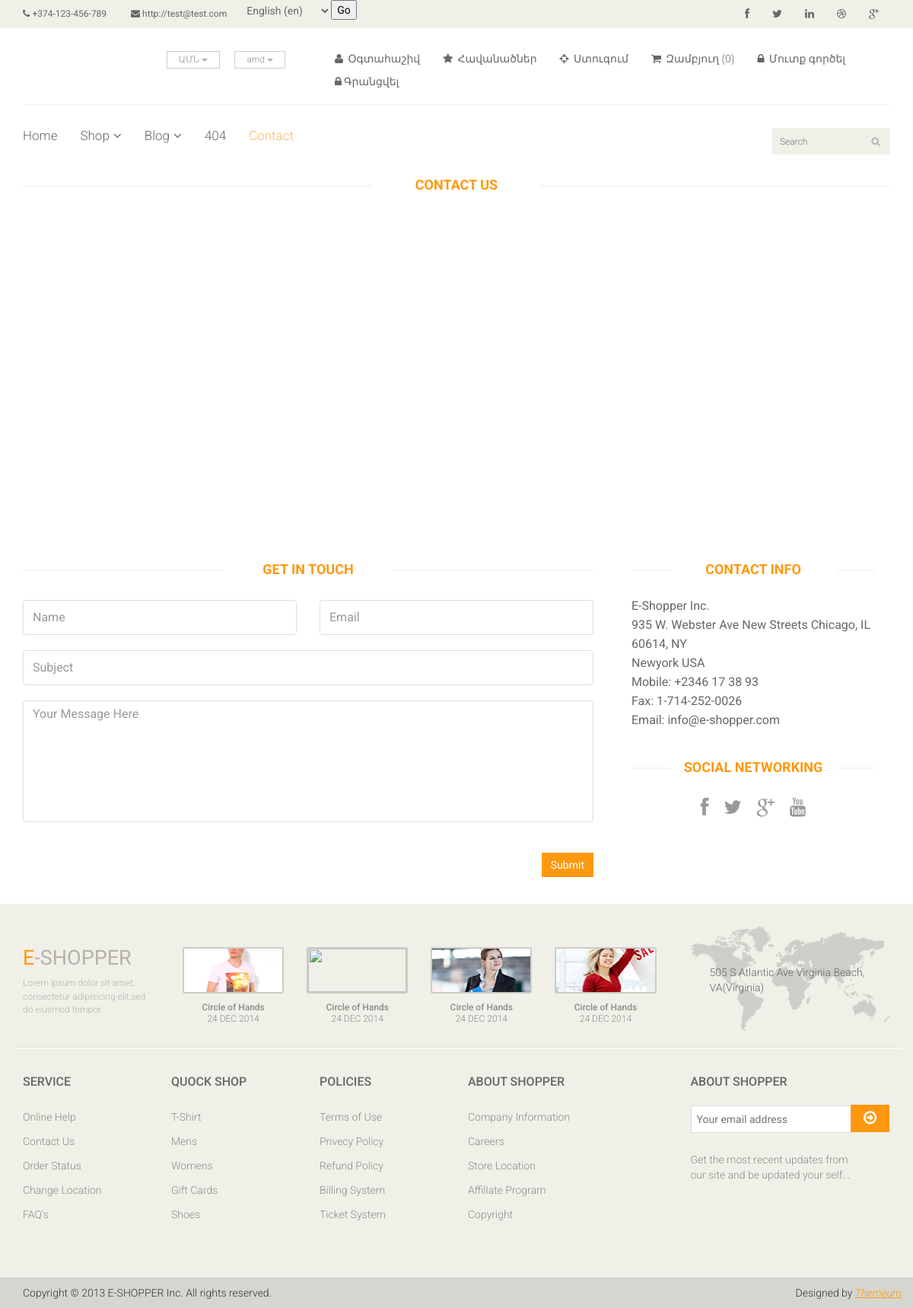
The page /contact-us/ on the database its author committed.
### main/models.py (models this page shows, shortened)
class HeaderInfo(models.Model):
    name = models.CharField('Site name', max_length=50)
    phone = models.CharField('Phone number', max_length=50)
    email = models.URLField('Email adress', null=True)
    img = models.ImageField('Logo', upload_to='images')
    facebook = models.URLField('Facebook link', blank=True)
    twitter = models.URLField('Twitter link', blank=True)
    linkedin = models.URLField('Linkedin link', blank=True)
    dribbble = models.URLField('Dribbble link', blank=True)
    google_plus = models.URLField('Google-plus link', blank=True)
    country1 = models.CharField('Country 1', max_length=50, blank=True)
    country2 = models.CharField('Country 2', max_length=50, blank=True)
    country3 = models.CharField('Country 3', max_length=50, blank=True)
    curency1 = models.CharField('Curency 1', max_length=50, blank=True)
    curency2 = models.CharField('Curency 2', max_length=50, blank=True)
    curency3 = models.CharField('Curency 3', max_length=50, blank=True)
    account = models.CharField('Account', max_length=50)
    wishlist = models.CharField('wishlist', max_length=50)
    checkout = models.CharField('checkout', max_length=50)
    cart = models.CharField('cart', max_length=50)
    login = models.CharField('login', max_length=50)
    logout = models.CharField('logout', max_length=50)
    signup = models.CharField('signup', max_length=50)
    class Meta:
        verbose_name = 'HeaderInfo'
        verbose_name_plural = 'HeaderInfo'

class Curency(models.Model):
    name = models.CharField('Curency name', default='usd', max_length=20)
    kurs_amd = models.PositiveIntegerField('AMD kurs')
    class Meta:
        verbose_name = 'Curency'
        verbose_name_plural = 'Curency'

### main/views.py (the view)
# urls.py: path('contact-us/',views.contact_us,name = 'contact-us'),
def contact_us(request):
    headerinfo = HeaderInfo.objects.all()[0]
    contactus = ContactUs.objects.all()
    cur = Curency.objects.all()[0]
    cart_list = Cart.objects.all()
    if request.method == 'POST':
        form = ContactForm(request.POST)
        if form.is_valid():
            ContactUs.objects.create(**form.cleaned_data)
            return redirect('contact-us')
    else:
        form = ContactForm()
    return render(request,'main/contact-us.html', context={
	   'headerinfo':headerinfo,
	   'act':'contact_us',
        'contactus':contactus,
        'cur':cur,
        'cart_list':cart_list
    })

### main/templates/main/contact-us.html (shortened to what this page needs)
{% extends 'main/base.html' %}
{% block body %}
{% load static %}
	 <div id="contact-page" class="container">
    	<div class="bg">
	    	<div class="row">
	    		<div class="col-sm-12">
					<h2 class="title text-center">Contact <strong>Us</strong></h2>
					<div id="gmap" class="contact-map">
					</div>
				</div>
			</div>
    		<div class="row">
	    		<div class="col-sm-8">
	    			<div class="contact-form">
	    				<h2 class="title text-center">Get In Touch</h2>
				    	<form id="main-contact-form" class="contact-form row" name="contact-form" method="post">
				            <div class="form-group col-md-6">
				                <input type="text" name="name" class="form-control" required="required" placeholder="Name">
				            </div>
				            <div class="form-group col-md-6">
				                <input type="email" name="email" class="form-control" required="required" placeholder="Email">
				            </div>
				            <div class="form-group col-md-12">
				                <input type="text" name="subject" class="form-control" required="required" placeholder="Subject">
				            </div>
				            <div class="form-group col-md-12">
				                <textarea name="message" id="message" required="required" class="form-control" rows="8" placeholder="Your Message Here"></textarea>
				            </div>
				            <div class="form-group col-md-12">
				                <input type="submit" name="submit" class="btn btn-primary pull-right" value="Submit">
				            </div>
				        </form>
	    			</div>
	    		</div>
	    		<div class="col-sm-4">
	    			<div class="contact-info">
	    				<h2 class="title text-center">Contact Info</h2>
	    				<address>
	    					<p>E-Shopper Inc.</p>
							<p>935 W. Webster Ave New Streets Chicago, IL 60614, NY</p>
							<p>Newyork USA</p>
							<p>Mobile: +2346 17 38 93</p>
							<p>Fax: 1-714-252-0026</p>
							<p>Email: info@e-shopper.com</p>
	    				</address>
	    				<div class="social-networks">
	    					<h2 class="title text-center">Social Networking</h2>
							<ul>
								<li>
									<a href="#"><i class="fa fa-facebook"></i></a>
								</li>
								<li>
									<a href="#"><i class="fa fa-twitter"></i></a>
								</li>
								<li>
									<a href="#"><i class="fa fa-google-plus"></i></a>
								</li>
								<li>
									<a href="#"><i class="fa fa-youtube"></i></a>
								</li>
							</ul>
	    				</div>
	    			</div>
    			</div>
	    	</div>
    	</div>
    </div>
{% endblock %}

### main/templates/main/base.html (shortened to what this page needs)
{% load i18n %}
{% load static %}
<!DOCTYPE html>
<html lang="en">
<head>
    <link href="{% static 'css/bootstrap.min.css' %}" rel="stylesheet">
    <link href="{% static 'css/font-awesome.min.css' %}" rel="stylesheet">
    <link href="{% static 'css/prettyPhoto.css' %}" rel="stylesheet">
    <link href="{% static 'css/price-range.css' %}" rel="stylesheet">
    <link href="{% static 'css/animate.css' %}" rel="stylesheet">
	<link href="{% static 'css/main.css' %}" rel="stylesheet">
	<link href="{% static 'css/responsive.css' %}" rel="stylesheet">
</head>
<body>
	<header id="header">
		<div class="header_top">
			<div class="container">
				<div class="row">
					<div class="col-sm-6">
						<div class="contactinfo">
							<ul class="nav nav-pills">
								<li><a href="#"><i class="fa fa-phone"></i> {{ headerinfo.phone }}</a></li>
								<li><a href="#"><i class="fa fa-envelope"></i> {{ headerinfo.email }}</a></li>
								<li>
									<li>
										<form action="{% url 'set_language' %}" method="post">{% csrf_token %}
										<select name="language">
											{% get_current_language as LANGUAGE_CODE %}
											{% get_available_languages as LANGUAGES %}
											{% get_language_info_list for LANGUAGES as languages %}{% for language in languages %}
										<option value="{{ language.code }}"{% if language.code == LANGUAGE_CODE %}
										selected{% endif %}>
											{{ language.name_local }} ({{ language.code }})
										</option>
											{% endfor %}
										</select>
									</li>
									<input type="submit" value="Go">
								</li>
							</ul>
						</div>
					</div>
					<div class="col-sm-6">
						<div class="social-icons pull-right">
							<ul class="nav navbar-nav">
								<li><a href="{{ headerinfo.facebook }}"><i class="fa fa-facebook"></i></a></li>
								<li><a href="{{ headerinfo.twitter }}"><i class="fa fa-twitter"></i></a></li>
								<li><a href="{{ headerinfo.linkedin }}"><i class="fa fa-linkedin"></i></a></li>
								<li><a href="{{ headerinfo.dribbble }}"><i class="fa fa-dribbble"></i></a></li>
								<li><a href="{{ headerinfo.google_plus }}"><i class="fa fa-google-plus"></i></a></li>
							</ul>
						</div>
					</div>
				</div>
			</div>
		</div>
		<div class="header-middle">
			<div class="container">
				<div class="row">
					<div class="col-sm-4">
						<div class="btn-group pull-right">
							<div class="btn-group">
								<button type="button" class="btn btn-default dropdown-toggle usa" data-toggle="dropdown">
									{{ headerinfo.country1 }}
									<span class="caret"></span>
								</button>
							</div>
							<div class="btn-group">
								<button type="button" class="btn btn-default dropdown-toggle usa" data-toggle="dropdown">
									{{ cur.name }}
									<span class="caret"></span>
								</button>
							</div>
						</div>
					</div>
					<div class="col-sm-8">
						<div class="shop-menu pull-right">
							<ul class="nav navbar-nav">
								<li><a href="#"><i class="fa fa-user"></i> {{ headerinfo.account }}</a></li>
								<li><a href="#"><i class="fa fa-star"></i> {{ headerinfo.wishlist }}</a></li>
								<li><a href="{% url 'checkout' %}"><i class="fa fa-crosshairs"></i> {{ headerinfo.checkout }}</a></li>
								<li><a href="{% url 'cart' %}"><i class="fa fa-shopping-cart"></i> {{ headerinfo.cart }} ({{ cart_list | length }})</a></li>
                                {% if user.is_authenticated %}
								    <li><a href="{% url 'logout' %}"><i class="fa fa-user"></i>{{ user.username }} - {{ headerinfo.logout }}</a></li>
                                {% else %}
                                    <li><a href="{% url 'login' %}"><i class="fa fa-lock"></i> {{ headerinfo.login }}</a></li>
	    							<li><a href="{% url 'register' %}"><i class="fa fa-lock"></i>{{ headerinfo.signup }}</a></li>
                                {% endif %}
							</ul>
						</div>
					</div>
				</div>
			</div>
		</div>
		<div class="header-bottom">
			<div class="container">
				<div class="row">
					<div class="col-sm-9">
						<div class="mainmenu pull-left">
							<ul class="nav navbar-nav collapse navbar-collapse">
								<li><a href="{% url 'index' %}" class="{% if act == 'index' %}active{% endif %}">Home</a></li>
								<li class="dropdown"><a href="#">Shop<i class="fa fa-angle-down"></i></a>
                                </li>
								<li class="dropdown"><a href="#">Blog<i class="fa fa-angle-down"></i></a>
                                </li>
								<li><a href="{% url '404' %}">404</a></li>
								<li><a href="{% url 'contact-us' %}" class="{% if act == 'contact_us' %}active{% endif %}">Contact</a></li>
							</ul>
						</div>
					</div>
					<div class="col-sm-3">
						<div class="search_box pull-right">
							<input type="text" placeholder="Search"/>
						</div>
					</div>
				</div>
			</div>
		</div>
	</header>
    {% block body %}{% endblock %}
	<footer id="footer">
		<div class="footer-top">
			<div class="container">
				<div class="row">
					<div class="col-sm-2">
						<div class="companyinfo">
							<h2><span>e</span>-shopper</h2>
							<p>Lorem ipsum dolor sit amet, consectetur adipisicing elit,sed do eiusmod tempor</p>
						</div>
					</div>
					<div class="col-sm-7">
						<div class="col-sm-3">
							<div class="video-gallery text-center">
								<a href="#">
									<div class="iframe-img">
										<img src="{% static 'images/home/iframe1.png' %}" alt="" />
									</div>
								</a>
								<p>Circle of Hands</p>
								<h2>24 DEC 2014</h2>
							</div>
						</div>
						<div class="col-sm-3">
							<div class="video-gallery text-center">
								<a href="#">
									<div class="iframe-img">
										<img src="{% static 'images/home/iframe2.' %}" alt="" />
									</div>
								</a>
								<p>Circle of Hands</p>
								<h2>24 DEC 2014</h2>
							</div>
						</div>
						<div class="col-sm-3">
							<div class="video-gallery text-center">
								<a href="#">
									<div class="iframe-img">
										<img src="{% static 'images/home/iframe3.png' %}" alt="" />
									</div>
								</a>
								<p>Circle of Hands</p>
								<h2>24 DEC 2014</h2>
							</div>
						</div>
						<div class="col-sm-3">
							<div class="video-gallery text-center">
								<a href="#">
									<div class="iframe-img">
										<img src="{% static 'images/home/iframe4.png' %}" alt="" />
									</div>
								</a>
								<p>Circle of Hands</p>
								<h2>24 DEC 2014</h2>
							</div>
						</div>
					</div>
					<div class="col-sm-3">
						<div class="address">
							<img src="{% static 'images/home/map.png' %}" alt="" />
							<p>505 S Atlantic Ave Virginia Beach, VA(Virginia)</p>
						</div>
					</div>
				</div>
			</div>
		</div>
		<div class="footer-widget">
			<div class="container">
				<div class="row">
					<div class="col-sm-2">
						<div class="single-widget">
							<h2>Service</h2>
							<ul class="nav nav-pills nav-stacked">
								<li><a href="#">Online Help</a></li>
								<li><a href="#">Contact Us</a></li>
								<li><a href="#">Order Status</a></li>
								<li><a href="#">Change Location</a></li>
								<li><a href="#">FAQ’s</a></li>
							</ul>
						</div>
					</div>
					<div class="col-sm-2">
						<div class="single-widget">
							<h2>Quock Shop</h2>
							<ul class="nav nav-pills nav-stacked">
								<li><a href="#">T-Shirt</a></li>
								<li><a href="#">Mens</a></li>
								<li><a href="#">Womens</a></li>
								<li><a href="#">Gift Cards</a></li>
								<li><a href="#">Shoes</a></li>
							</ul>
						</div>
					</div>
					<div class="col-sm-2">
						<div class="single-widget">
							<h2>Policies</h2>
							<ul class="nav nav-pills nav-stacked">
								<li><a href="#">Terms of Use</a></li>
								<li><a href="#">Privecy Policy</a></li>
								<li><a href="#">Refund Policy</a></li>
								<li><a href="#">Billing System</a></li>
								<li><a href="#">Ticket System</a></li>
							</ul>
						</div>
					</div>
					<div class="col-sm-2">
						<div class="single-widget">
							<h2>About Shopper</h2>
							<ul class="nav nav-pills nav-stacked">
								<li><a href="#">Company Information</a></li>
								<li><a href="#">Careers</a></li>
								<li><a href="#">Store Location</a></li>
								<li><a href="#">Affillate Program</a></li>
								<li><a href="#">Copyright</a></li>
							</ul>
						</div>
					</div>
					<div class="col-sm-3 col-sm-offset-1">
						<div class="single-widget">
							<h2>About Shopper</h2>
							<form action="#" class="searchform">
								<input type="text" placeholder="Your email address" />
								<button type="submit" class="btn btn-default"><i class="fa fa-arrow-circle-o-right"></i></button>
								<p>Get the most recent updates from <br />our site and be updated your self...</p>
							</form>
						</div>
					</div>
				</div>
			</div>
		</div>
		<div class="footer-bottom">
			<div class="container">
				<div class="row">
					<p class="pull-left">Copyright © 2013 E-SHOPPER Inc. All rights reserved.</p>
					<p class="pull-right">Designed by <span><a target="_blank" href="http://www.themeum.com">Themeum</a></span></p>
				</div>
			</div>
		</div>
	</footer>
</body>
</html>

### rows shown on the page
HeaderInfo: phone "+374-123-456-789", email "http://test@test.com", country1 "ԱՄՆ", account "Օգտահաշիվ", wishlist "Հավանածներ", checkout "Ստուգում", cart "Զամբյուղ", login "Մուտք գործել", signup "Գրանցվել"
Curency: name "amd"

### other values the page prints
{{ cart_list | length }} "0"
form field language "English (en)"
